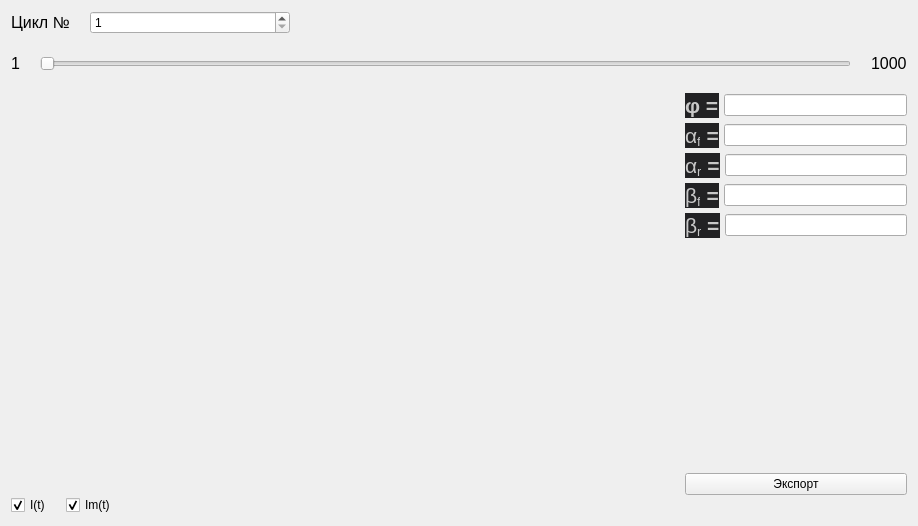
<?xml version="1.0" encoding="UTF-8"?>
<ui version="4.0">
 <class>ShottkyPanel</class>
 <widget class="QWidget" name="ShottkyPanel">
  <property name="geometry">
   <rect>
    <x>0</x>
    <y>0</y>
    <width>918</width>
    <height>526</height>
   </rect>
  </property>
  <property name="windowTitle">
   <string>Form</string>
  </property>
  <layout class="QVBoxLayout" name="verticalLayout_5">
   <property name="spacing">
    <number>20</number>
   </property>
   <item>
    <layout class="QVBoxLayout" name="verticalLayout">
     <item>
      <layout class="QHBoxLayout" name="horizontalLayout_2" stretch="0,0,0">
       <item>
        <widget class="QLabel" name="lbl_cycle">
         <property name="text">
          <string>&lt;html&gt;&lt;head/&gt;&lt;body&gt;&lt;p&gt;&lt;span style=&quot; font-size:12pt;&quot;&gt;Цикл №&lt;/span&gt;&lt;/p&gt;&lt;/body&gt;&lt;/html&gt;</string>
         </property>
        </widget>
       </item>
       <item>
        <widget class="QSpinBox" name="spin_cycle">
         <property name="sizePolicy">
          <sizepolicy hsizetype="Expanding" vsizetype="Fixed">
           <horstretch>0</horstretch>
           <verstretch>0</verstretch>
          </sizepolicy>
         </property>
         <property name="minimumSize">
          <size>
           <width>0</width>
           <height>0</height>
          </size>
         </property>
         <property name="maximumSize">
          <size>
           <width>200</width>
           <height>16777215</height>
          </size>
         </property>
         <property name="minimum">
          <number>1</number>
         </property>
        </widget>
       </item>
       <item>
        <spacer name="horizontalSpacer">
         <property name="orientation">
          <enum>Qt::Orientation::Horizontal</enum>
         </property>
         <property name="sizeHint" stdset="0">
          <size>
           <width>40</width>
           <height>20</height>
          </size>
         </property>
        </spacer>
       </item>
      </layout>
     </item>
     <item>
      <layout class="QHBoxLayout" name="horizontalLayout">
       <item>
        <widget class="QLabel" name="lbl_cycle_min">
         <property name="text">
          <string>&lt;html&gt;&lt;head/&gt;&lt;body&gt;&lt;p&gt;&lt;span style=&quot; font-size:12pt;&quot;&gt;1&lt;/span&gt;&lt;/p&gt;&lt;/body&gt;&lt;/html&gt;</string>
         </property>
        </widget>
       </item>
       <item>
        <widget class="QSlider" name="slider_cycle">
         <property name="minimum">
          <number>1</number>
         </property>
         <property name="orientation">
          <enum>Qt::Orientation::Horizontal</enum>
         </property>
        </widget>
       </item>
       <item>
        <widget class="QLabel" name="lbl_cycle_max">
         <property name="text">
          <string>&lt;html&gt;&lt;head/&gt;&lt;body&gt;&lt;p&gt;&lt;span style=&quot; font-size:12pt;&quot;&gt;1000&lt;/span&gt;&lt;/p&gt;&lt;/body&gt;&lt;/html&gt;</string>
         </property>
        </widget>
       </item>
      </layout>
     </item>
    </layout>
   </item>
   <item>
    <layout class="QVBoxLayout" name="verticalLayout_4">
     <property name="spacing">
      <number>0</number>
     </property>
     <item>
      <layout class="QHBoxLayout" name="horizontalLayout_14" stretch="3,1">
       <property name="spacing">
        <number>6</number>
       </property>
       <item>
        <layout class="QVBoxLayout" name="verticalLayout_7" stretch="1">
         <property name="spacing">
          <number>0</number>
         </property>
         <item>
          <widget class="QWidget" name="mpl_canvas" native="true">
           <layout class="QVBoxLayout" name="verticalLayout_3">
            <property name="spacing">
             <number>0</number>
            </property>
            <property name="leftMargin">
             <number>0</number>
            </property>
            <property name="topMargin">
             <number>0</number>
            </property>
            <property name="rightMargin">
             <number>0</number>
            </property>
            <property name="bottomMargin">
             <number>0</number>
            </property>
           </layout>
          </widget>
         </item>
        </layout>
       </item>
       <item>
        <widget class="QWidget" name="wgt_shottky_params" native="true">
         <property name="minimumSize">
          <size>
           <width>200</width>
           <height>0</height>
          </size>
         </property>
         <property name="maximumSize">
          <size>
           <width>16777215</width>
           <height>16777215</height>
          </size>
         </property>
         <layout class="QVBoxLayout" name="verticalLayout_2">
          <property name="spacing">
           <number>5</number>
          </property>
          <property name="leftMargin">
           <number>0</number>
          </property>
          <property name="topMargin">
           <number>0</number>
          </property>
          <property name="rightMargin">
           <number>0</number>
          </property>
          <property name="bottomMargin">
           <number>0</number>
          </property>
          <item>
           <layout class="QHBoxLayout" name="horizontalLayout_3">
            <item>
             <widget class="QLabel" name="lbl_phi">
              <property name="text">
               <string>&lt;html&gt;&lt;head/&gt;&lt;body&gt;&lt;p&gt;&lt;span style=&quot; font-family:'YS Text','-apple-system','BlinkMacSystemFont','Arial','Helvetica','Arial Unicode MS','sans-serif'; font-size:16pt; font-weight:700; color:rgba(255,255,255,0.74902); background-color:#222224;&quot;&gt;φ =&lt;/span&gt;&lt;/p&gt;&lt;/body&gt;&lt;/html&gt;</string>
              </property>
             </widget>
            </item>
            <item>
             <widget class="QLineEdit" name="le_phi">
              <property name="readOnly">
               <bool>true</bool>
              </property>
             </widget>
            </item>
           </layout>
          </item>
          <item>
           <layout class="QHBoxLayout" name="horizontalLayout_4">
            <item>
             <widget class="QLabel" name="lbl_alpha_f">
              <property name="text">
               <string>&lt;html&gt;&lt;head/&gt;&lt;body&gt;&lt;p&gt;&lt;span style=&quot; font-family:'YS Text','-apple-system','BlinkMacSystemFont','Arial','Helvetica','Arial Unicode MS','sans-serif'; font-size:16pt; color:rgba(255,255,255,0.74902); background-color:#222224;&quot;&gt;α&lt;/span&gt;&lt;span style=&quot; font-family:'YS Text','-apple-system','BlinkMacSystemFont','Arial','Helvetica','Arial Unicode MS','sans-serif'; font-size:16pt; color:rgba(255,255,255,0.74902); background-color:#222224; vertical-align:sub;&quot;&gt;f&lt;/span&gt;&lt;span style=&quot; font-family:'YS Text','-apple-system','BlinkMacSystemFont','Arial','Helvetica','Arial Unicode MS','sans-serif'; font-size:16pt; font-weight:700; color:rgba(255,255,255,0.74902); background-color:#222224;&quot;&gt; =&lt;/span&gt;&lt;/p&gt;&lt;/body&gt;&lt;/html&gt;</string>
              </property>
             </widget>
            </item>
            <item>
             <widget class="QLineEdit" name="le_alpha_f">
              <property name="readOnly">
               <bool>true</bool>
              </property>
             </widget>
            </item>
           </layout>
          </item>
          <item>
           <layout class="QHBoxLayout" name="horizontalLayout_5">
            <item>
             <widget class="QLabel" name="lbl_alpha_r">
              <property name="text">
               <string>&lt;html&gt;&lt;head/&gt;&lt;body&gt;&lt;p&gt;&lt;span style=&quot; font-family:'YS Text','-apple-system','BlinkMacSystemFont','Arial','Helvetica','Arial Unicode MS','sans-serif'; font-size:16pt; color:rgba(255,255,255,0.74902); background-color:#222224;&quot;&gt;α&lt;/span&gt;&lt;span style=&quot; font-family:'YS Text','-apple-system','BlinkMacSystemFont','Arial','Helvetica','Arial Unicode MS','sans-serif'; font-size:16pt; color:rgba(255,255,255,0.74902); background-color:#222224; vertical-align:sub;&quot;&gt;r&lt;/span&gt;&lt;span style=&quot; font-family:'YS Text','-apple-system','BlinkMacSystemFont','Arial','Helvetica','Arial Unicode MS','sans-serif'; font-size:16pt; font-weight:700; color:rgba(255,255,255,0.74902); background-color:#222224;&quot;&gt; =&lt;/span&gt;&lt;/p&gt;&lt;/body&gt;&lt;/html&gt;</string>
              </property>
             </widget>
            </item>
            <item>
             <widget class="QLineEdit" name="le_alpha_r">
              <property name="readOnly">
               <bool>true</bool>
              </property>
             </widget>
            </item>
           </layout>
          </item>
          <item>
           <layout class="QHBoxLayout" name="horizontalLayout_6">
            <item>
             <widget class="QLabel" name="lbl_beta_f">
              <property name="text">
               <string>&lt;html&gt;&lt;head/&gt;&lt;body&gt;&lt;p&gt;&lt;span style=&quot; font-family:'YS Text','-apple-system','BlinkMacSystemFont','Arial','Helvetica','Arial Unicode MS','sans-serif'; font-size:16pt; color:rgba(255,255,255,0.74902); background-color:#222224;&quot;&gt;β&lt;/span&gt;&lt;span style=&quot; font-family:'YS Text','-apple-system','BlinkMacSystemFont','Arial','Helvetica','Arial Unicode MS','sans-serif'; font-size:16pt; color:rgba(255,255,255,0.74902); background-color:#222224; vertical-align:sub;&quot;&gt;f&lt;/span&gt;&lt;span style=&quot; font-family:'YS Text','-apple-system','BlinkMacSystemFont','Arial','Helvetica','Arial Unicode MS','sans-serif'; font-size:16pt; font-weight:700; color:rgba(255,255,255,0.74902); background-color:#222224;&quot;&gt; =&lt;/span&gt;&lt;/p&gt;&lt;/body&gt;&lt;/html&gt;</string>
              </property>
             </widget>
            </item>
            <item>
             <widget class="QLineEdit" name="le_beta_f">
              <property name="readOnly">
               <bool>true</bool>
              </property>
             </widget>
            </item>
           </layout>
          </item>
          <item>
           <layout class="QHBoxLayout" name="horizontalLayout_7">
            <item>
             <widget class="QLabel" name="lbl_beta_r">
              <property name="text">
               <string>&lt;html&gt;&lt;head/&gt;&lt;body&gt;&lt;p&gt;&lt;span style=&quot; font-family:'YS Text','-apple-system','BlinkMacSystemFont','Arial','Helvetica','Arial Unicode MS','sans-serif'; font-size:16pt; color:rgba(255,255,255,0.74902); background-color:#222224;&quot;&gt;β&lt;/span&gt;&lt;span style=&quot; font-family:'YS Text','-apple-system','BlinkMacSystemFont','Arial','Helvetica','Arial Unicode MS','sans-serif'; font-size:16pt; color:rgba(255,255,255,0.74902); background-color:#222224; vertical-align:sub;&quot;&gt;r&lt;/span&gt;&lt;span style=&quot; font-family:'YS Text','-apple-system','BlinkMacSystemFont','Arial','Helvetica','Arial Unicode MS','sans-serif'; font-size:16pt; font-weight:700; color:rgba(255,255,255,0.74902); background-color:#222224;&quot;&gt; =&lt;/span&gt;&lt;/p&gt;&lt;/body&gt;&lt;/html&gt;</string>
              </property>
             </widget>
            </item>
            <item>
             <widget class="QLineEdit" name="le_beta_r">
              <property name="readOnly">
               <bool>true</bool>
              </property>
             </widget>
            </item>
           </layout>
          </item>
          <item>
           <spacer name="verticalSpacer">
            <property name="orientation">
             <enum>Qt::Orientation::Vertical</enum>
            </property>
            <property name="sizeHint" stdset="0">
             <size>
              <width>20</width>
              <height>78</height>
             </size>
            </property>
           </spacer>
          </item>
          <item>
           <widget class="QPushButton" name="btn_export">
            <property name="text">
             <string>Экспорт</string>
            </property>
           </widget>
          </item>
         </layout>
        </widget>
       </item>
      </layout>
     </item>
     <item>
      <layout class="QHBoxLayout" name="horizontalLayout_8">
       <property name="spacing">
        <number>15</number>
       </property>
       <property name="sizeConstraint">
        <enum>QLayout::SizeConstraint::SetDefaultConstraint</enum>
       </property>
       <item>
        <widget class="QCheckBox" name="chk_I">
         <property name="text">
          <string>I(t)</string>
         </property>
         <property name="checked">
          <bool>true</bool>
         </property>
        </widget>
       </item>
       <item>
        <widget class="QCheckBox" name="chk_Im">
         <property name="text">
          <string>Im(t)</string>
         </property>
         <property name="checked">
          <bool>true</bool>
         </property>
        </widget>
       </item>
       <item>
        <spacer name="horizontalSpacer_4">
         <property name="orientation">
          <enum>Qt::Orientation::Horizontal</enum>
         </property>
         <property name="sizeType">
          <enum>QSizePolicy::Policy::Expanding</enum>
         </property>
         <property name="sizeHint" stdset="0">
          <size>
           <width>40</width>
           <height>20</height>
          </size>
         </property>
        </spacer>
       </item>
      </layout>
     </item>
    </layout>
   </item>
  </layout>
 </widget>
 <resources/>
 <connections/>
</ui>
